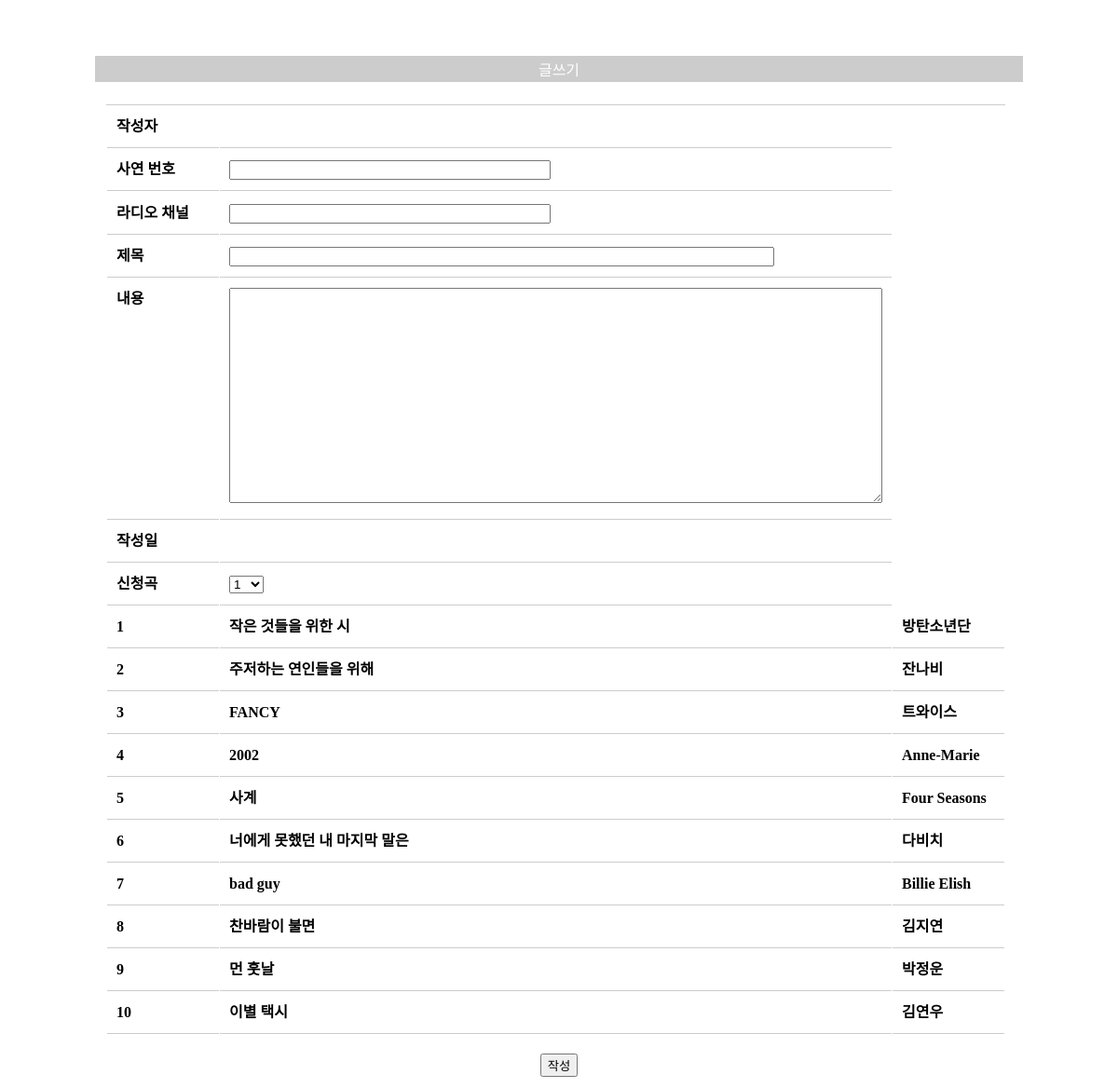
Page /write.php on the committed database.
### tables this page shows
create table music(
mno integer not null,
m_song varchar(30) not null,
m_singer varchar(20) not null,
primary key(mno)
);

### write.php (the view, shortened to what this page needs)
<!DOCTYPE html>
<html>
<head>
</head>
<body>
<form method = "get" action = "write_action.php">
<table  style="padding-top:50px" align = center width=1000 border=0 cellpadding=2 >
	<tr>
	<td height=20 align= center bgcolor=#ccc><font color=white> 글쓰기</font></td>
	</tr>
	<tr>
	<td bgcolor=white>
			<table class = "table2">
			<tr>
			<td>작성자</td>
			<td><input type="hidden" name="b_id" value="<?=$_SESSION['userid']?>"><?=$_SESSION['userid']?></td>
			</tr>
			<tr>
			<td>사연 번호</td>
			<td><input type = "text" name = "bno" size=40> </td>
			</tr>
			<tr>
			<tr>
			<td>라디오 채널</td>
			<td><input type = "text" name = "rno" size=40> </td>
			</tr>
			<tr>
			<td>제목</td>
			<td><input type = "text" name = "b_title" size=70></td>
			</tr>
			<tr>
			<td>내용</td>
			<td><textarea name = "b_content" cols=85 rows=15></textarea></td>
			</tr>
			<td>작성일</td>
			<td><input type = "hidden" name = "b_date" title size=50></td>
			</tr>
			<tr>
			<td>신청곡</td>
			<td>
				<select id='b_mno' name='b_mno'>
				<?php
				$db = new mysqli("localhost", "seonda", "itdb2019itdb2019", "seonda");
				mysqli_set_charset($db, "utf8");
				$q="select mno from music";
				$result = $db->query($q);
				while($row = mysqli_fetch_array($result)){
				echo "<option value=".$row[0].">" .$row[0]. "</option>";
				}
				?>
				</select>
				<?php
				$db = new mysqli("localhost", "seonda", "itdb2019itdb2019", "seonda");
				mysqli_set_charset($db, "utf8");
				$q = "SELECT mno,m_song,m_singer
				FROM music";
				$result = $db->query($q);
				while($row = mysqli_fetch_array($result)){
				echo "<tr>";
				echo "<td>" .$row[0] ."</td>";
				echo "<td>" .$row[1] ."</td>";
				echo "<td>" .$row[2] ."</td>";
				echo "</tr>";
				}
				?>
			</td>
			</tr>
			</table>
<center>
<input type = "submit" value="작성">
</center>
	</td>
	</tr>
</table>
</form>
</body>
</html>

### write.php (style rules this page uses)
table.table2 { border-collapse: separate; border-spacing: 1px; text-align: left; line-height: 1.5; border-top: 1px solid #ccc; margin : 20px 10px; }
table.table2 tr { width: 50px; padding: 10px; font-weight: bold; vertical-align: top; border-bottom: 1px solid #ccc; }
table.table2 td { width: 100px; padding: 10px; vertical-align: top; border-bottom: 1px solid #ccc; }

### rows in the picture
music: mno "1", m_song "작은 것들을 위한 시", m_singer "방탄소년단"
music: mno "2", m_song "주저하는 연인들을 위해", m_singer "잔나비"
music: mno "3", m_song "FANCY", m_singer "트와이스"
music: mno "4", m_song "2002", m_singer "Anne-Marie"
music: mno "5", m_song "사계", m_singer "Four Seasons"
music: mno "6", m_song "너에게 못했던 내 마지막 말은", m_singer "다비치"
music: mno "7", m_song "bad guy", m_singer "Billie Elish"
music: mno "8", m_song "찬바람이 불면", m_singer "김지연"
music: mno "9", m_song "먼 훗날", m_singer "박정운"
music: mno "10", m_song "이별 택시", m_singer "김연우"

### other values in the picture
form field b_mno "1"
